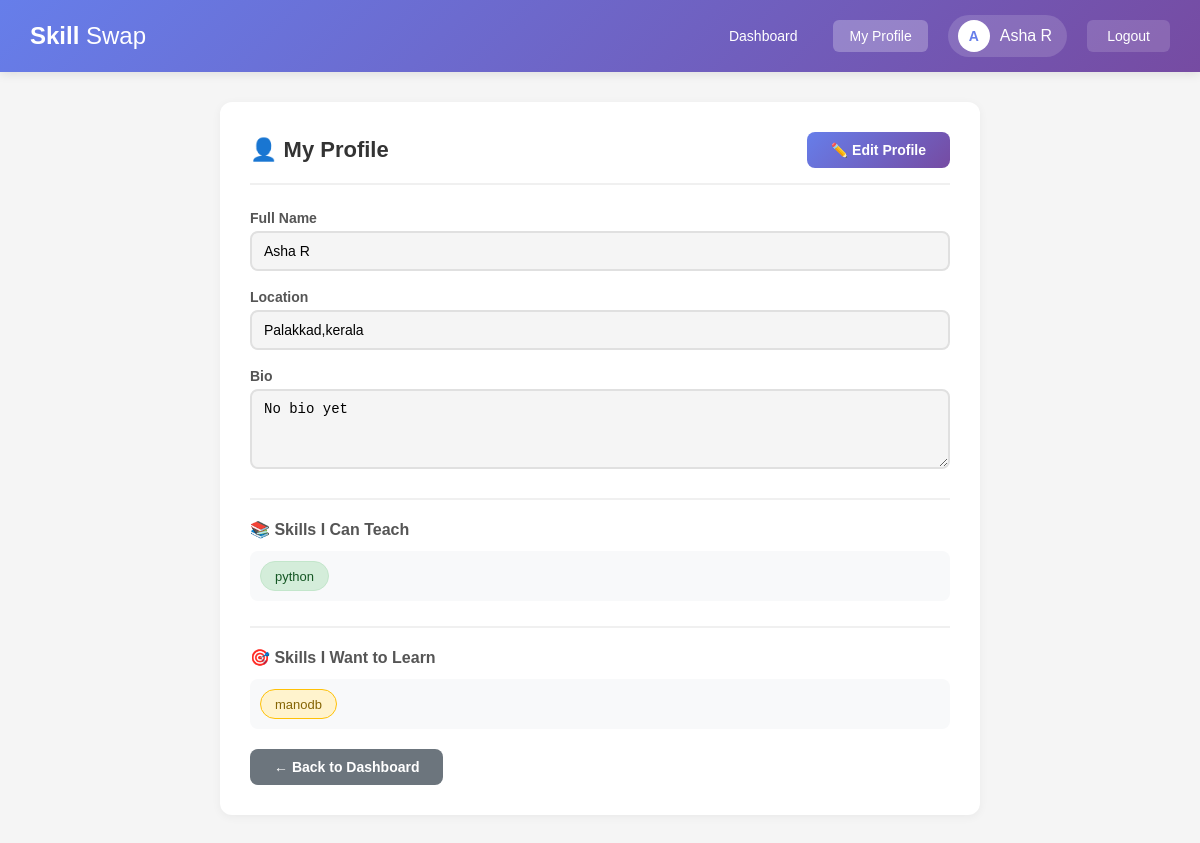
/profile/ (signed in), run on the app's committed database.
### skillapp/models.py (models this page shows, shortened)
class Profile(models.Model):
    username = models.CharField(max_length=100, unique=True)
    email = models.EmailField(unique=True)
    password = models.CharField(max_length=100)
    full_name = models.CharField(max_length=200, blank=True)
    bio = models.TextField(blank=True)
    location = models.CharField(max_length=200, blank=True)
    created_at = models.DateTimeField(auto_now_add=True)

class ProfileSkill(models.Model):
    SKILL_TYPE = (
        ('teach', 'I Can Teach'),
        ('learn', 'I Want to Learn'),
    )
    profile = models.ForeignKey(Profile, on_delete=models.CASCADE, related_name='profile_skills')
    skill = models.ForeignKey(Skill, on_delete=models.CASCADE)
    skill_type = models.CharField(max_length=10, choices=SKILL_TYPE)
    created_at = models.DateTimeField(auto_now_add=True)
    class Meta:
        unique_together = ('profile', 'skill', 'skill_type')

class Skill(models.Model):
    name = models.CharField(max_length=100, unique=True)

### skillapp/views.py (the view, shortened to what this page needs)
# urls.py: path('profile/', views.profile, name='profile'),
def profile(request):
    if "user_id" not in request.session:
        return redirect("login")
    user_id = request.session["user_id"]
    user = Profile.objects.get(id=user_id)
    all_skills = Skill.objects.all()
    teaching_skills = ProfileSkill.objects.filter(
        profile=user,
        skill_type="teach"
    )
    learning_skills = ProfileSkill.objects.filter(
        profile=user,
        skill_type="learn"
    )
    context = {
        "user": user,
        "all_skills": all_skills,
        "teaching_skills": teaching_skills,
        "learning_skills": learning_skills,
    }
    return render(request, "profile.html", context)

### skill_swap/templates/profile.html (shortened to what this page needs)
<!DOCTYPE html>
<html>
<head>
</head>
<body>
    <nav class="navbar">
        <div class="navbar-brand">
            Skill <span>Swap</span>
        </div>
        <div class="nav-links">
            <a href="{% url 'dashboard' %}">Dashboard</a>
            <a href="{% url 'profile' %}" class="active">My Profile</a>
            <div class="user-badge">
                <div class="user-avatar-small">
                    {{ user.full_name|slice:":1"|upper|default:user.username|slice:":1"|upper }}
                </div>
                <span>{{ user.full_name|default:user.username }}</span>
            </div>
            <a href="{% url 'logout' %}" class="logout">Logout</a>
        </div>
    </nav>
    <div class="container">
        <div class="card">
            {% if request.GET.edit %}
                <div class="card-header">
                    <h2>✏️ Edit Profile</h2>
                    <a href="{% url 'profile' %}" class="btn btn-secondary">Cancel</a>
                </div>
                <form method="POST" id="profileForm">
                    {% csrf_token %}
                    <div class="form-group">
                        <label>Full Name</label>
                        <input type="text" name="full_name" value="{{ user.full_name }}" placeholder="Enter your full name">
                    </div>
                    <div class="form-group">
                        <label>Location</label>
                        <input type="text" name="location" value="{{ user.location }}" placeholder="e.g., Palakkad, Kerala">
                    </div>
                    <div class="form-group">
                        <label>Bio</label>
                        <textarea name="bio" placeholder="Tell others about yourself...">{{ user.bio }}</textarea>
                    </div>
                    <div class="skills-section">
                        <h3>📚 Skills I Can Teach</h3>
                        <div class="skill-input-group">
                            <input type="text" id="teachSkillInput" placeholder="Enter a skill you can teach...">
                            <button type="button" class="btn-add" onclick="addTeachSkill()">+ Add Skill</button>
                        </div>
                        <div class="skill-tags" id="teachSkillsContainer">
                            {% for item in teaching_skills %}
                                <span class="skill-tag skill-teach" data-skill-id="{{ item.skill.id }}">
                                    {{ item.skill.name }}
                                    <button type="button" class="remove-btn" onclick="removeTeachSkill(this)">✕</button>
                                    <input type="hidden" name="teach_skills" value="{{ item.skill.id }}">
                                </span>
                            {% empty %}
                                <span class="empty-skills">No teaching skills added. Add some above!</span>
                            {% endfor %}
                        </div>
                    </div>
                    <div class="skills-section">
                        <h3>🎯 Skills I Want to Learn</h3>
                        <div class="skill-input-group">
                            <input type="text" id="learnSkillInput" placeholder="Enter a skill you want to learn...">
                            <button type="button" class="btn-add" onclick="addLearnSkill()">+ Add Skill</button>
                        </div>
                        <div class="skill-tags" id="learnSkillsContainer">
                            {% for item in learning_skills %}
                                <span class="skill-tag skill-learn" data-skill-id="{{ item.skill.id }}">
                                    {{ item.skill.name }}
                                    <button type="button" class="remove-btn" onclick="removeLearnSkill(this)">✕</button>
                                    <input type="hidden" name="learn_skills" value="{{ item.skill.id }}">
                                </span>
                            {% empty %}
                                <span class="empty-skills">No learning skills added. Add some above!</span>
                            {% endfor %}
                        </div>
                    </div>
                    <input type="hidden" name="removed_teach_skills" id="removedTeachSkills" value="">
                    <input type="hidden" name="removed_learn_skills" id="removedLearnSkills" value="">
                    <div class="button-group">
                        <button type="submit" class="btn btn-success">💾 Save Changes</button>
                        <a href="{% url 'profile' %}" class="btn btn-secondary">Cancel</a>
                    </div>
                </form>
            {% else %}
                <div class="card-header">
                    <h2>👤 My Profile</h2>
                    <a href="?edit=true" class="btn btn-primary">✏️ Edit Profile</a>
                </div>
                <div class="form-group">
                    <label>Full Name</label>
                    <input type="text" class="readonly" value="{{ user.full_name|default:"Not set" }}" readonly>
                </div>
                <div class="form-group">
                    <label>Location</label>
                    <input type="text" class="readonly" value="{{ user.location|default:"Not set" }}" readonly>
                </div>
                <div class="form-group">
                    <label>Bio</label>
                    <textarea class="readonly" readonly>{{ user.bio|default:"No bio yet" }}</textarea>
                </div>
                <div class="skills-section">
                    <h3>📚 Skills I Can Teach</h3>
                    <div class="view-skills">
                        {% for item in teaching_skills %}
                            <span class="skill-tag skill-teach">{{ item.skill.name }}</span>
                        {% empty %}
                            <span class="empty-skills">No teaching skills added.</span>
                        {% endfor %}
                    </div>
                </div>
                <div class="skills-section">
                    <h3>🎯 Skills I Want to Learn</h3>
                    <div class="view-skills">
                        {% for item in learning_skills %}
                            <span class="skill-tag skill-learn">{{ item.skill.name }}</span>
                        {% empty %}
                            <span class="empty-skills">No learning skills added.</span>
                        {% endfor %}
                    </div>
                </div>
                <div class="button-group">
                    <a href="{% url 'dashboard' %}" class="btn btn-secondary">← Back to Dashboard</a>
                </div>
            {% endif %}
        </div>
    </div>
</body>
</html>

### skill_swap/templates/profile.html (style rules this page uses)
* { margin: 0; padding: 0; box-sizing: border-box; }
body { font-family: Arial, sans-serif; background: #f5f5f5; }
.navbar { background: linear-gradient(135deg, #667eea 0%, #764ba2 100%); padding: 15px 30px; display: flex; justify-content: space-between; align-items: center; color: white; box-shadow: 0 2px 10px rgba(0, 0, 0, 0.1); }
.navbar-brand { font-size: 24px; font-weight: bold; }
.navbar-brand span { font-weight: normal; }
.nav-links { display: flex; gap: 20px; align-items: center; }
.nav-links a { color: white; text-decoration: none; padding: 8px 16px; border-radius: 6px; transition: background 0.3s ease; font-size: 14px; }
.nav-links .logout { background: rgba(255, 255, 255, 0.15); padding: 8px 20px; border-radius: 6px; }
.nav-links .active { background: rgba(255, 255, 255, 0.25); }
.user-badge { display: flex; align-items: center; gap: 10px; background: rgba(255, 255, 255, 0.15); padding: 5px 15px 5px 10px; border-radius: 25px; }
.user-avatar-small { width: 32px; height: 32px; border-radius: 50%; background: white; color: #667eea; display: flex; align-items: center; justify-content: center; font-weight: bold; font-size: 14px; }
.container { max-width: 800px; margin: 30px auto; padding: 0 20px; }
.card { background: white; padding: 30px; border-radius: 12px; box-shadow: 0 2px 10px rgba(0, 0, 0, 0.05); }
.card-header { display: flex; justify-content: space-between; align-items: center; margin-bottom: 25px; padding-bottom: 15px; border-bottom: 2px solid #f0f0f0; }
.card-header h2 { color: #333; font-size: 22px; }
.form-group { margin-bottom: 18px; }
.form-group label { display: block; font-weight: 600; color: #555; margin-bottom: 5px; font-size: 14px; }
.form-group input, .form-group textarea { width: 100%; padding: 10px 12px; border: 2px solid #e0e0e0; border-radius: 8px; font-size: 14px; transition: border-color 0.3s ease; }
.form-group textarea { min-height: 80px; resize: vertical; }
.form-group .readonly { background: #f5f5f5; cursor: not-allowed; }
.skills-section { margin-top: 25px; padding-top: 20px; border-top: 2px solid #f0f0f0; }
.skills-section h3 { color: #555; font-size: 16px; margin-bottom: 12px; }
.skill-tag { display: inline-flex; align-items: center; gap: 6px; padding: 6px 14px; border-radius: 20px; font-size: 13px; font-weight: 500; }
.skill-teach { background: #d4edda; color: #155724; border: 1px solid #c3e6cb; }
.skill-learn { background: #fff3cd; color: #856404; border: 1px solid #ffc107; }
.btn { padding: 10px 24px; border: none; border-radius: 8px; cursor: pointer; font-size: 14px; font-weight: 600; text-decoration: none; display: inline-block; transition: all 0.3s ease; }
.btn-primary { background: linear-gradient(135deg, #667eea 0%, #764ba2 100%); color: white; }
.btn-secondary { background: #6c757d; color: white; }
.button-group { display: flex; gap: 10px; margin-top: 20px; flex-wrap: wrap; }
.view-skills { display: flex; flex-wrap: wrap; gap: 8px; padding: 10px; background: #f8f9fa; border-radius: 8px; min-height: 50px; }

### data on the page
Profile: full_name "A", full_name "Asha R", location "Palakkad,kerala", bio "No bio yet"
ProfileSkill: skill.name "python"
ProfileSkill: skill.name "manodb"
